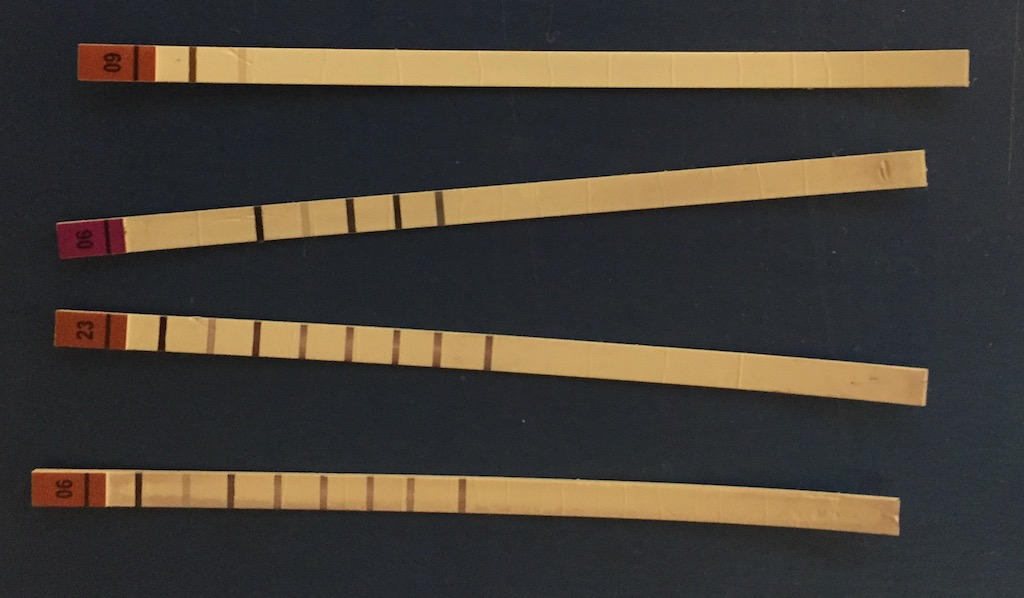
#> input picture cv/scene.jpg, 1024 x 598 px
$ python testMoments.py
#> lines starting #> are read from the running program, lines starting #| are printed output that depends on the picture; after the words box and inside, x2 and y2 are one past the last pixel; in counts of white or black regions, pixels touching at a corner belong together
import cv2
import numpy as np
import imutils
from pyimagesearch.shapedetector import ShapeDetector

image = cv2.imread('scene.jpg')
#> image is the input picture: shape (598, 1024, 3); mean B, G, R 54.6, 62.8, 69.1
# read image through command line
img = image

# convert the image to grayscale
gray_image = cv2.cvtColor(img, cv2.COLOR_BGR2GRAY)
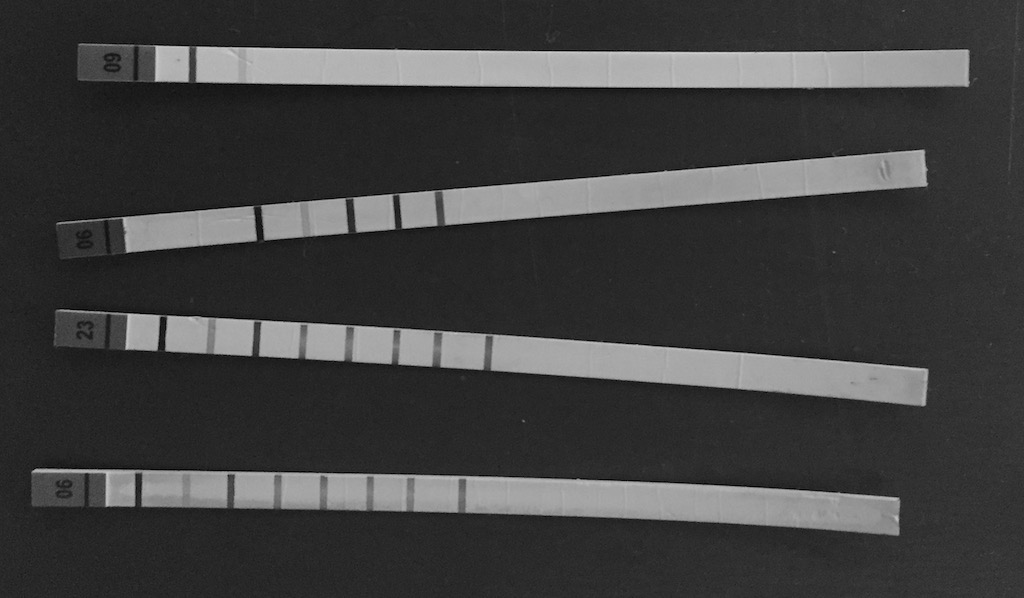
#> gray_image: shape (598, 1024); min 0, max 210, mean 63.8

# convert the grayscale image to binary image
ret,thresh = cv2.threshold(gray_image,127,255,0)
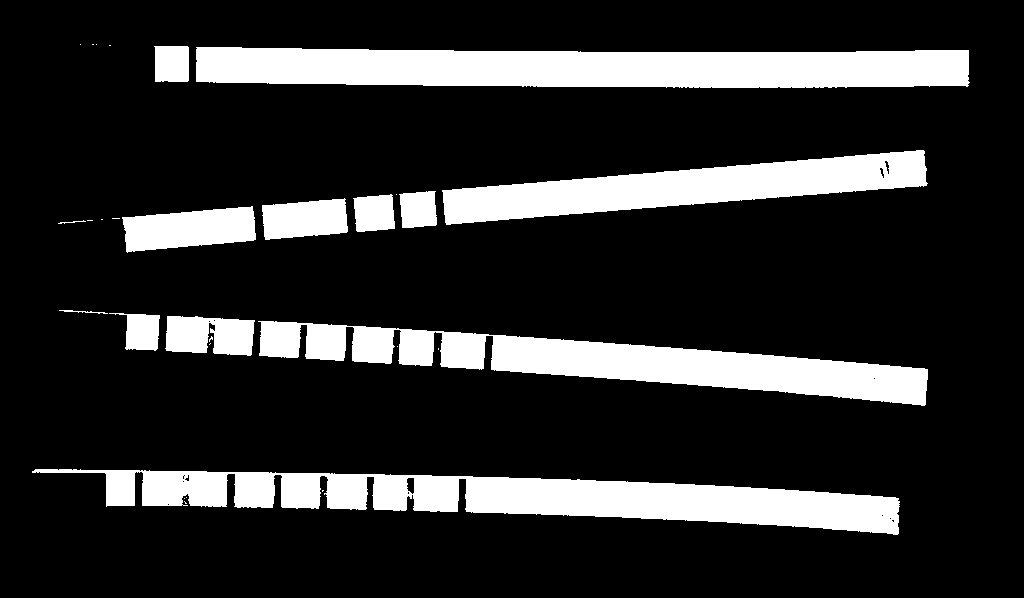
#> thresh: shape (598, 1024); 17.9% white; 29 white regions (16 under 20 px)

# find contours in the binary image
im2, contours = cv2.findContours(thresh,cv2.RETR_TREE,cv2.CHAIN_APPROX_SIMPLE)
#> im2 = 44 contours, 30 with area under 20; largest, box (x1, y1, x2, y2) and area: (196, 47, 970, 88) 26662, (32, 469, 900, 535) 26127, (258, 321, 928, 406) 21884, (442, 150, 928, 225) 16481, (122, 206, 256, 253) 4358; contours = 44 rows, first 6: [1, -1, -1, -1], [2, 0, -1, -1], [3, 1, -1, -1], [4, 2, -1, -1], [15, 3, 5, -1], [6, -1, -1, 4]
for c in contours:
   # calculate moments for each contour
#> (the run stopped early here; a loop or call above may not have finished)

$ run again, with cv/IMG_3271.JPG copied over cv/scene.jpg
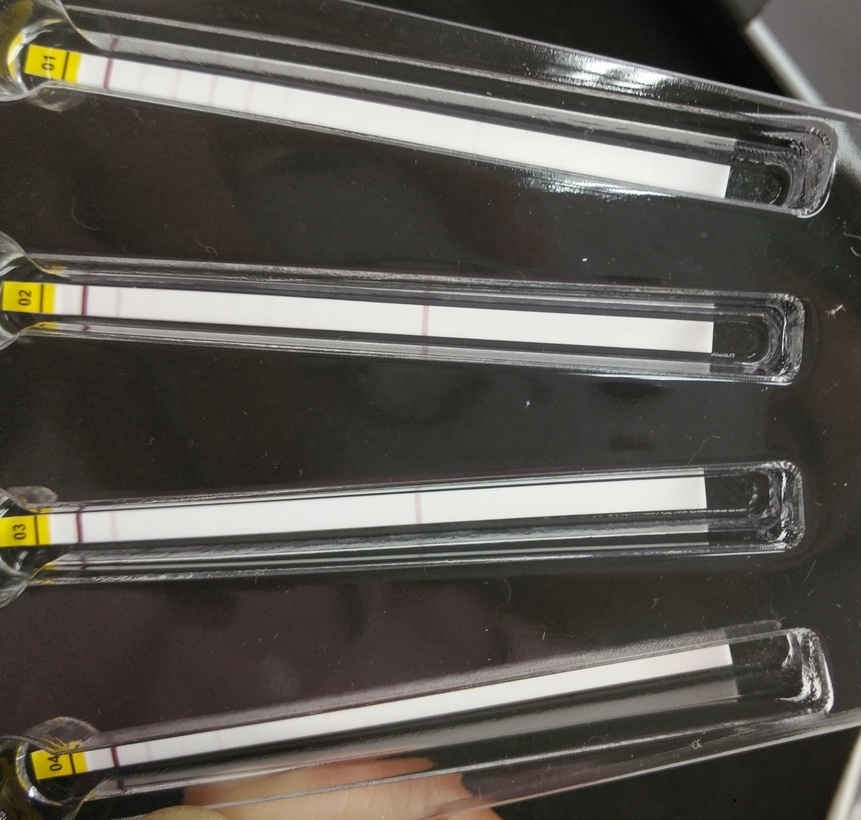
#> input picture cv/IMG_3271.JPG, 861 x 820 px, shrunk from 2977 x 2835 before the run
#> image is the input picture: shape (820, 861, 3); mean B, G, R 79.6, 85.9, 89.8
#> `gray_image = cv2.cvtColor(img, cv2.COLOR_BGR2GRAY)`:
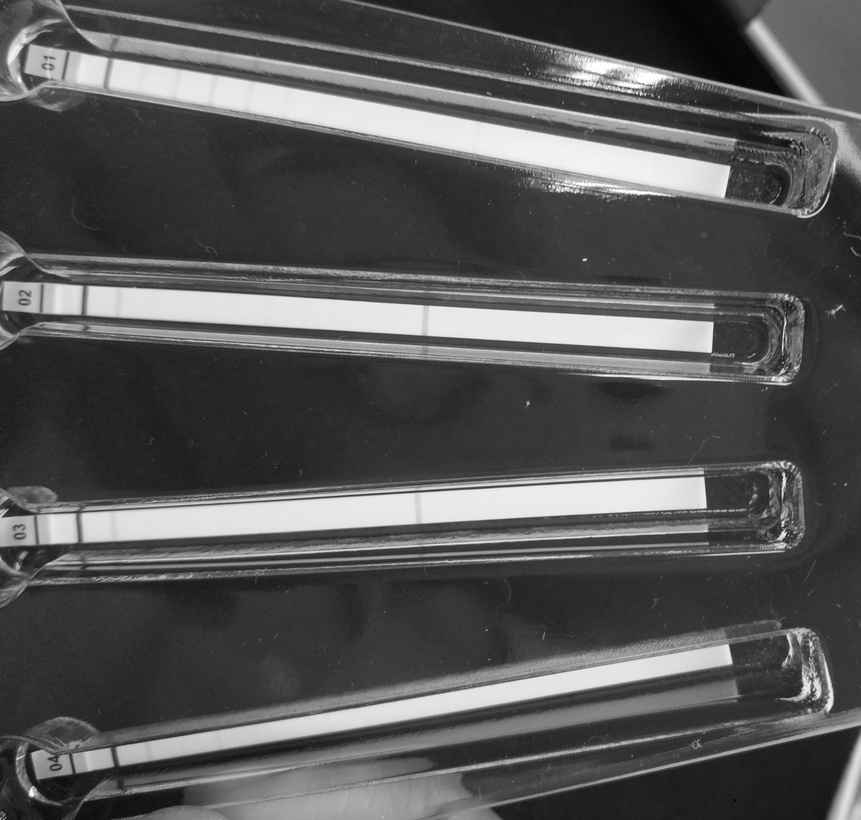
#> gray_image: shape (820, 861); min 0, max 255, mean 86.4
#> `ret,thresh = cv2.threshold(gray_image,127,255,0)`:
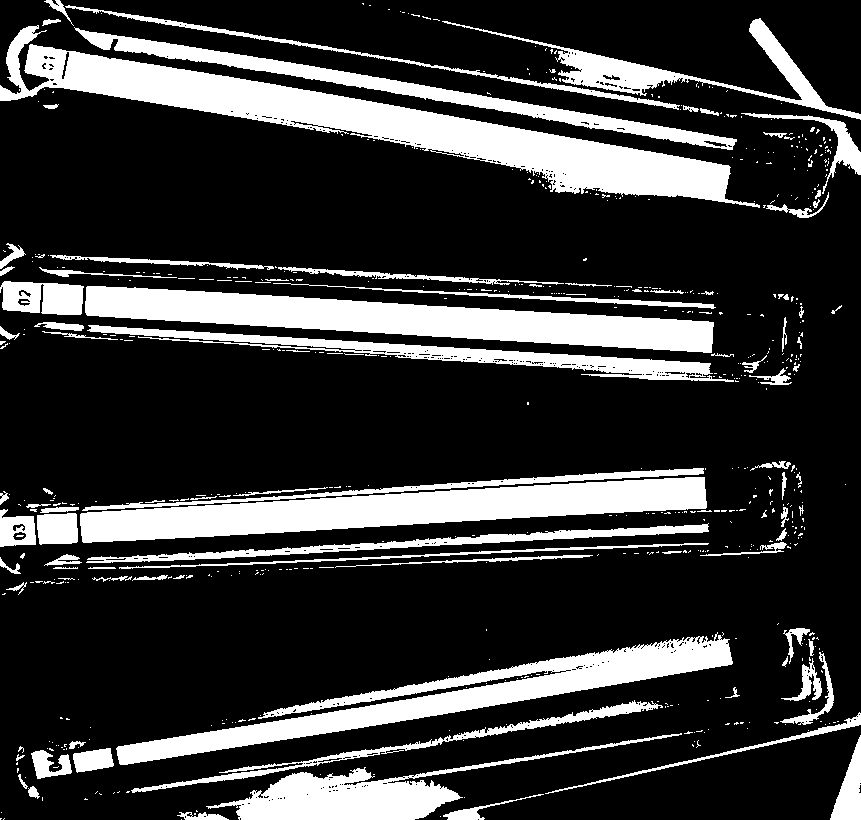
#> thresh: shape (820, 861); 21.7% white; 629 white regions (533 under 20 px)
#> im2 = 1051 contours, 955 with area under 20; largest, box (x1, y1, x2, y2) and area: (0, 25, 760, 208) 28354, (80, 477, 707, 543) 19092, (85, 286, 714, 353) 18822, (116, 632, 733, 765) 16570, (206, 733, 682, 820) 8472; contours = 1051 rows, first 6: [1, -1, -1, -1], [2, 0, -1, -1], [3, 1, -1, -1], [4, 2, -1, -1], [5, 3, -1, -1], [9, 4, 6, -1]
